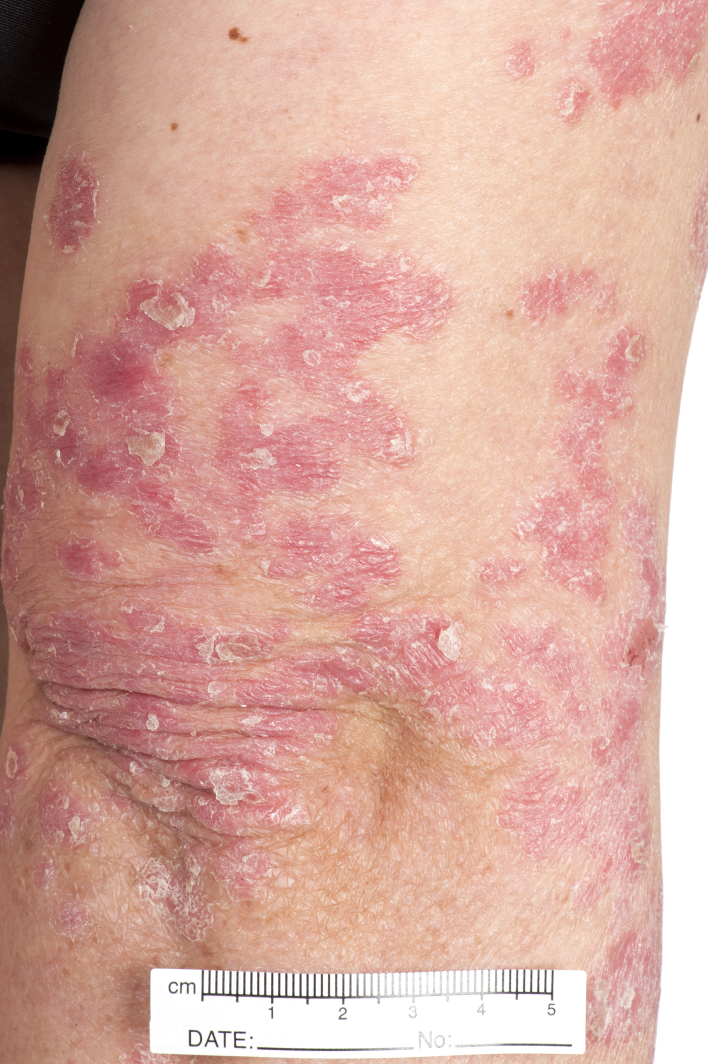
#> input picture sample_images/img_lesion.jpg, 2832 x 4256 px (shown at 1/4 size)
$ python superpixel_segmentation.py   (older library calls are emulated)
#> lines starting #> are read from the running program, lines starting #| are printed output that depends on the picture; after the words box and inside, x2 and y2 are one past the last pixel; in counts of white or black regions, pixels touching at a corner belong together
### lesion_segmentation/segmentation_slic.py
'''
Author: Dr Yasmeen George
Email: yasmeen.mourice@gmail.com
Date: 24 May 2023
'''
import matplotlib
matplotlib.use('agg')
import matplotlib.pyplot as plt
from skimage.measure import regionprops
from skimage.segmentation import slic
from skimage.segmentation import mark_boundaries
from skimage.util import img_as_float
from skimage import io
from PIL import Image
import argparse
from skimage.io import imread
from scipy.stats import entropy as ent
import numpy as np
from skimage.measure import shannon_entropy

import os
import time
from skimage import filters

def entropy(signal):
    '''
    function returns entropy of a signal
    signal must be a 1-D numpy array
    '''
    lensig=signal.size
    symset=list(set(signal))

    numsym=len(symset)
    propab=[np.size(signal[signal==i])/(1.0*lensig) for i in symset]
    ent=np.sum([p*np.log2(1.0/p) for p in propab])
    return ent

def matrix_entropy_rows(matrix):
    entropy_vec = np.zeros(matrix.shape[0], np.float32)

    for i in range(matrix.shape[0]):
        entropy_vec[i] = entropy(matrix[i,:])

    return entropy_vec

# [16 lines left out: functions load_test_data, create_full_paths, not called in this run]
def get_segments_features(segments , image, gt, smooth_flag=False,sig_filt=10):


    if smooth_flag == True:
        image = filters.gaussian(image, sigma=sig_filt,multichannel=True)
        #props = regionprops(segments)
    gt = gt.astype(np.float32)/255

    num_segments = segments.max() + 1
    num_features = 5 # min,max,avg,var,entropy
    num_channels = 12 # R G B Y Cb Cr H S V L A B

    features_mat = np.zeros((num_segments,num_channels*num_features),np.float32)
    labels = np.zeros(num_segments,np.float32)


    sample_segment = np.zeros(segments.shape).astype(bool)

    I=Image.fromarray(np.asarray(image*255 , np.uint8))

    ycbcr = img_as_float(np.asarray(I.convert('YCbCr')))
    hsv = img_as_float(np.asarray(I.convert('HSV')))
    from skimage import color
    lab = color.rgb2lab(I)


    R = image[:,:,0]
    G = image[:,:,1]
    B = image[:,:,2]
    y=ycbcr[:,:,0]
    cb = ycbcr[:,:,1]
    cr = ycbcr[:,:,2]
    h = hsv[:,:,0]
    s = hsv[:,:,1]
    v= hsv[:,:,2]
    l = lab[:,:,0]
    a= lab[:,:,1]
    b=lab[:,:,2]


    for i in range(num_segments):
        sample_segment[:,:] = 0
        tmp = np.where(segments == i)
        y_ind = tmp[0]
        x_ind = tmp[1]

        sample_segment[y_ind,x_ind]=1
        if np.sum(sample_segment) == 0:
            continue
        '''
        plt.imsave(str(i)+'.png', sample_segment,cmap = plt.cm.gray)
        sample_segment[:,:] = 0
        '''

        r_vals = R[sample_segment]
        g_vals = G[sample_segment]
        b_vals = B[sample_segment]

        segment_pixels = [r_vals]
        segment_pixels = np.append(segment_pixels, [g_vals],axis=0)
        segment_pixels = np.append(segment_pixels, [b_vals],axis=0)

        # [4 lines of commented-out code are left out]

        segment_pixels = np.append(segment_pixels, [y[sample_segment]],axis=0)
        segment_pixels = np.append(segment_pixels, [cb[sample_segment]],axis=0)
        segment_pixels = np.append(segment_pixels, [cr[sample_segment]],axis=0)


        segment_pixels = np.append(segment_pixels, [h[sample_segment]],axis=0)
        segment_pixels = np.append(segment_pixels, [s[sample_segment]],axis=0)
        segment_pixels = np.append(segment_pixels, [v[sample_segment]],axis=0)

        segment_pixels = np.append(segment_pixels, [l[sample_segment]],axis=0)
        segment_pixels = np.append(segment_pixels, [a[sample_segment]],axis=0)
        segment_pixels = np.append(segment_pixels, [b[sample_segment]],axis=0)
        #print segment_pixels.shape , np.min(segment_pixels,axis=1) , np.max(segment_pixels,axis=1)
        # segment_pixels 12 x n (n is the num pixel in segment)
        segment_pixels = np.asarray(segment_pixels)
        tmp = np.asarray([np.min(segment_pixels,axis=1), np.max(segment_pixels,axis=1), np.mean(segment_pixels,axis=1) ,np.var(segment_pixels,axis=1)]).flatten()
        #print(i, segment_pixels.shape, tmp.shape)
        ent_vec = matrix_entropy_rows(segment_pixels)

        features_mat[i,:]  = np.append(tmp, ent_vec)


        labels[i]= np.mean(gt[sample_segment])

        sample_segment[:,:] = 0
    return features_mat,labels

# [45 lines left out: function main, not called in this run]
        # [12 lines of commented-out code are left out]

### lesion_segmentation/py_img_seg_eval/eval_segm.py
#!/usr/bin/python

'''
Martin Kersner, m.kersner@gmail.com
2015/11/30

Evaluation metrics for image segmentation inspired by
paper Fully Convolutional Networks for Semantic Segmentation.
'''

import numpy as np

def pixel_accuracy(eval_segm, gt_segm):
    '''
    sum_i(n_ii) / sum_i(t_i)
    '''

    check_size(eval_segm, gt_segm)

    cl, n_cl = extract_classes(gt_segm)
    eval_mask, gt_mask = extract_both_masks(eval_segm, gt_segm, cl, n_cl)

    sum_n_ii = 0
    sum_t_i  = 0

    for i, c in enumerate(cl):
        curr_eval_mask = eval_mask[i, :, :]
        curr_gt_mask = gt_mask[i, :, :]

        sum_n_ii += np.sum(np.logical_and(curr_eval_mask, curr_gt_mask))
        sum_t_i  += np.sum(curr_gt_mask)

    if (sum_t_i == 0):
        pixel_accuracy_ = 0
    else:
        pixel_accuracy_ = sum_n_ii / sum_t_i

    return pixel_accuracy_

def mean_accuracy(eval_segm, gt_segm):
    '''
    (1/n_cl) sum_i(n_ii/t_i)
    '''

    check_size(eval_segm, gt_segm)

    cl, n_cl = extract_classes(gt_segm)
    eval_mask, gt_mask = extract_both_masks(eval_segm, gt_segm, cl, n_cl)

    accuracy = list([0]) * n_cl

    for i, c in enumerate(cl):
        curr_eval_mask = eval_mask[i, :, :]
        curr_gt_mask = gt_mask[i, :, :]

        n_ii = np.sum(np.logical_and(curr_eval_mask, curr_gt_mask))
        t_i  = np.sum(curr_gt_mask)

        if (t_i != 0):
            accuracy[i] = n_ii / t_i

    mean_accuracy_ = np.mean(accuracy)
    return mean_accuracy_

def mean_IU(eval_segm, gt_segm):
    '''
    (1/n_cl) * sum_i(n_ii / (t_i + sum_j(n_ji) - n_ii))
    '''

    check_size(eval_segm, gt_segm)

    cl, n_cl   = union_classes(eval_segm, gt_segm)
    _, n_cl_gt = extract_classes(gt_segm)
    eval_mask, gt_mask = extract_both_masks(eval_segm, gt_segm, cl, n_cl)

    IU = list([0]) * n_cl

    for i, c in enumerate(cl):
        curr_eval_mask = eval_mask[i, :, :]
        curr_gt_mask = gt_mask[i, :, :]

        if (np.sum(curr_eval_mask) == 0) or (np.sum(curr_gt_mask) == 0):
            continue

        n_ii = np.sum(np.logical_and(curr_eval_mask, curr_gt_mask))
        t_i  = np.sum(curr_gt_mask)
        n_ij = np.sum(curr_eval_mask)

        IU[i] = n_ii / (t_i + n_ij - n_ii)

    mean_IU_ = np.sum(IU) / n_cl_gt
    return mean_IU_

def frequency_weighted_IU(eval_segm, gt_segm):
    '''
    sum_k(t_k)^(-1) * sum_i((t_i*n_ii)/(t_i + sum_j(n_ji) - n_ii))
    '''

    check_size(eval_segm, gt_segm)

    cl, n_cl = union_classes(eval_segm, gt_segm)
    eval_mask, gt_mask = extract_both_masks(eval_segm, gt_segm, cl, n_cl)

    frequency_weighted_IU_ = list([0]) * n_cl

    for i, c in enumerate(cl):
        curr_eval_mask = eval_mask[i, :, :]
        curr_gt_mask = gt_mask[i, :, :]

        if (np.sum(curr_eval_mask) == 0) or (np.sum(curr_gt_mask) == 0):
            continue

        n_ii = np.sum(np.logical_and(curr_eval_mask, curr_gt_mask))
        t_i  = np.sum(curr_gt_mask)
        n_ij = np.sum(curr_eval_mask)

        frequency_weighted_IU_[i] = (t_i * n_ii) / (t_i + n_ij - n_ii)

    sum_k_t_k = get_pixel_area(eval_segm)

    frequency_weighted_IU_ = np.sum(frequency_weighted_IU_) / sum_k_t_k
    return frequency_weighted_IU_

'''
Auxiliary functions used during evaluation.
'''
def get_pixel_area(segm):
    return segm.shape[0] * segm.shape[1]

def extract_both_masks(eval_segm, gt_segm, cl, n_cl):
    eval_mask = extract_masks(eval_segm, cl, n_cl)
    gt_mask   = extract_masks(gt_segm, cl, n_cl)

    return eval_mask, gt_mask

def extract_classes(segm):
    cl = np.unique(segm)
    n_cl = len(cl)

    return cl, n_cl

def union_classes(eval_segm, gt_segm):
    eval_cl, _ = extract_classes(eval_segm)
    gt_cl, _   = extract_classes(gt_segm)

    cl = np.union1d(eval_cl, gt_cl)
    n_cl = len(cl)

    return cl, n_cl

def extract_masks(segm, cl, n_cl):
    h, w  = segm_size(segm)
    masks = np.zeros((n_cl, h, w))

    for i, c in enumerate(cl):
        masks[i, :, :] = segm == c

    return masks

def segm_size(segm):
    try:
        height = segm.shape[0]
        width  = segm.shape[1]
    except IndexError:
        raise

    return height, width

def check_size(eval_segm, gt_segm):
    h_e, w_e = segm_size(eval_segm)
    h_g, w_g = segm_size(gt_segm)

    if (h_e != h_g) or (w_e != w_g):
        raise EvalSegErr("DiffDim: Different dimensions of matrices!")

'''
Exceptions
'''
class EvalSegErr(Exception):
    def __init__(self, value):
        self.value = value

    def __str__(self):
        return repr(self.value)

### lesion_segmentation/superpixel_segmentation.py
'''
Author: Dr Yasmeen George
Email: yasmeen.mourice@gmail.com
Date: 24 May 2023
'''
import matplotlib.pyplot as plt
from sklearn.metrics import jaccard_score
from sklearn import linear_model
from sklearn import tree
import segmentation_slic as helper
from skimage.segmentation import slic
from skimage.util import img_as_float
from skimage.io import imread
from PIL import Image
from skimage.segmentation import mark_boundaries
import csv
from py_img_seg_eval.eval_segm import *
from scipy.ndimage import binary_erosion
import time
import imageio.v3 as iio
from sklearn.feature_selection import mutual_info_classif
from sklearn.feature_selection import f_classif

import warnings
warnings.filterwarnings("ignore")


# [68 lines left out: functions read_csv_file, read_superpixels_features, lin_regression, tree_regression, tree_classifier, not called in this run]

def cluster_kmeans(SuperPixel_X_train):
    from sklearn.cluster import KMeans
    kmeans = KMeans(n_clusters=2, random_state=0).fit(SuperPixel_X_train)
    #kmeans.labels_
    #kmeans.cluster_centers_

    return kmeans
def remove_background_segments(features_mat,labels, segments):
    indices = []
    num_segments = segments.max()+1
    new_segments =  np.ones(segments.shape, np.int32) * (num_segments+1)
    for i in range (num_segments):
        #print(i, features_mat[i, 0] ,features_mat[i, 1] ,features_mat[i, 2])
        if features_mat[i,0] > 0.1 and features_mat[i,1] > 0.1 and features_mat[i,2] > 0.1:
            indices.append(i)
            tmp = np.where(segments == i)
            y_ind = tmp[0]
            x_ind = tmp[1]
            new_segments[y_ind,x_ind]= i
    indices = np.asarray(indices,np.int32)
    return features_mat[indices,:],labels[indices] ,new_segments, indices

def segment_image(img ,gt,numSegments):

    image = img_as_float(img)

    start = time.time()
    all_segments = slic(image, n_segments = numSegments, sigma = 5)
    end = time.time()
    slic_time = end - start #####################################################################

    features_mat,labels = helper.get_segments_features(all_segments , image, gt,smooth_flag=False,sig_filt=3)#####################


    #print features_mat.shape
    start = time.time()
    features_mat,labels ,segments, indices = remove_background_segments(features_mat,labels, all_segments)
    end = time.time()
    suppre_time = end - start #####################################################################


    rgb_ind = [0,1,2,12,13,14,24,25,26,36,37,38,48,49,50]
    ycbcr_ind = [3,4,5,15,16,17,27,28,29,39,40,41,51,52,53]
    hsv_ind =[6,7,8,18,19,20,30,31,32,42,43,44,54,55,56]
    lab_ind = [9,10,11,21,22,23,33,34,35,45,46,47,57,58,59]
    ab_ind = [10,11,22,23,34,35,46,47,58,59]
    a_mean_ind = 4
    X_test = features_mat[:,ab_ind]


    #a_mean_ind = 34
    #X_test = features_mat[:,:]

    y_test = labels
    #print y_test.shape , y_test.dtype	,y_test.min(),y_test.max()
    y_test = np.asarray(y_test.T,np.int32)


    mi_vector = mutual_info_classif(X_test,y_test,discrete_features=True)
    #mi_vector = np.asarray(mi_vector , np.float32)

    f_vector = f_classif(X_test,y_test)
    #f_vector = np.asarray(f_vector,np.float32)

    start = time.time()
    clf = cluster_kmeans(X_test)

    y_predict = clf.predict(X_test)
    end = time.time()
    kmeans_time = end - start #####################################################################

    centers= clf.cluster_centers_

    #print("Mean squared error: %.2f"   % np.mean((y_predict - y_test) ** 2))

    num_segments = segments.max()+1
    segment_res = np.zeros(segments.shape,np.float32)
    binary_seg = np.zeros(segments.shape,np.float32)
    score_img = np.zeros(segments.shape,np.float32)
    ind = 0
    for i in indices:
        tmp = np.where(segments == i)
        y_ind = tmp[0]
        x_ind = tmp[1]

        segment_res[y_ind,x_ind]=y_predict[ind]+1
        if centers[0][a_mean_ind] > centers[1][a_mean_ind]:  # define lesion class based on a values of computed centers
            binary_seg[y_ind,x_ind]=1-y_predict[ind]
        else:
            binary_seg[y_ind,x_ind]=y_predict[ind]

        score_img[y_ind,x_ind] = labels[ind]
        ind = ind+1

    super_pixels_image= mark_boundaries(image, all_segments,(0,0,1))
    super_pixels_filtered_image= mark_boundaries(image, segments,(0,0,1))
    gray_segmented_image = np.asarray((segment_res*255)/segment_res.max() , np.uint8)
    score_img = np.asarray(score_img*255 , np.uint8)

    pa = pixel_accuracy(binary_seg, gt)
    ma = mean_accuracy(binary_seg, gt)
    m_IU = mean_IU(binary_seg, gt)
    fw_IU = frequency_weighted_IU(binary_seg, gt)
    #stats_vector = (mi_vector, f_vector[1],image.shape[0], image.shape[1],pa,ma,m_IU,fw_IU)

    stats_vector = []
    for x in mi_vector:
        stats_vector.append(x)
    for x in f_vector[1]:
        #print x
        stats_vector.append(x)
    for x in [segment_res.shape[0], segment_res.shape[1],numSegments,pa,ma,m_IU,fw_IU]:
        stats_vector.append(x)

    stats_vector = np.asarray(stats_vector,np.float32)


    binary_seg = img_as_float(binary_seg)
    gt1 = binary_seg - binary_erosion(binary_seg,structure=np.ones((5,5)))
    tmp = np.where(gt1 == 1)
    y_ind = tmp[0]
    x_ind = tmp[1]
    rgb_segmentedimage = image.copy()
    rgb_segmentedimage[y_ind,x_ind,:] = (0,0,1)
    vis_results= [super_pixels_image ,super_pixels_filtered_image, score_img,binary_seg,gray_segmented_image,rgb_segmentedimage]

    return vis_results, stats_vector, np.asarray(binary_seg,np.int32),[slic_time,suppre_time,kmeans_time]


# [126 lines left out: function run_batch, not called in this run]

def run(im_path, mask_path,  save_path, imname ):


#> called with im_path = '../sample_images/img_lesion.jpg', mask_path = '../sample_images/img_lesion_mask.jpg', save_path = '../sample_results/lesion/', imname = 'img_lesion'
    img = imread(im_path)
#> img is the input picture: shape (4256, 2832, 3); mean R, G, B 213.7, 168.1, 156.7
    gt = imread(mask_path)
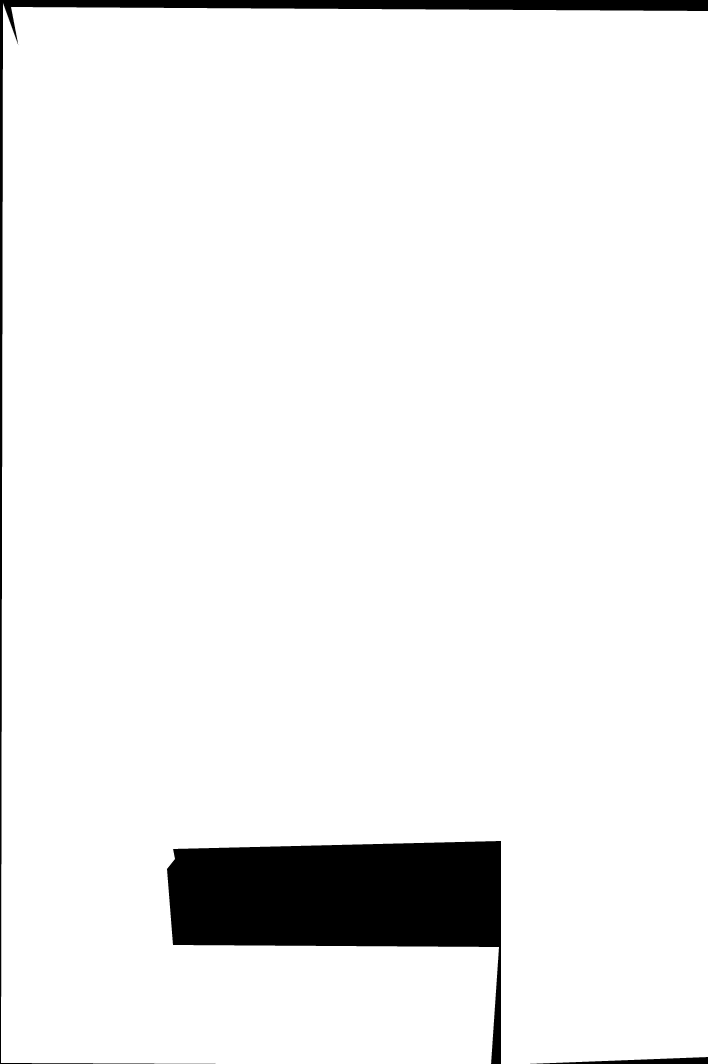
#> input picture sample_images/img_lesion_mask.jpg, 2832 x 4256 px (shown at 1/4 size)
#> gt is the input picture: shape (4256, 2832); min 0, max 255, mean 240.3

    resize = True
    if len(gt.shape) > 2:
        gt = gt[:,:,0]

    if gt.shape[0] != img.shape[0]:
        gt = np.array(Image.fromarray(gt).resize((img.shape[1], img.shape[0]))).astype(np.float64)
    if resize:
        d_h = 640
        ratio = d_h / float(img.shape[0])
        d_w = int(ratio*img.shape[1])
        gt = np.array(Image.fromarray(gt).resize((d_w, d_h)))
#> gt: shape (640, 425)
        img = np.array(Image.fromarray(img).resize((d_w, d_h)))
#> img: shape (640, 425, 3)

    gt[gt > 0] = 255
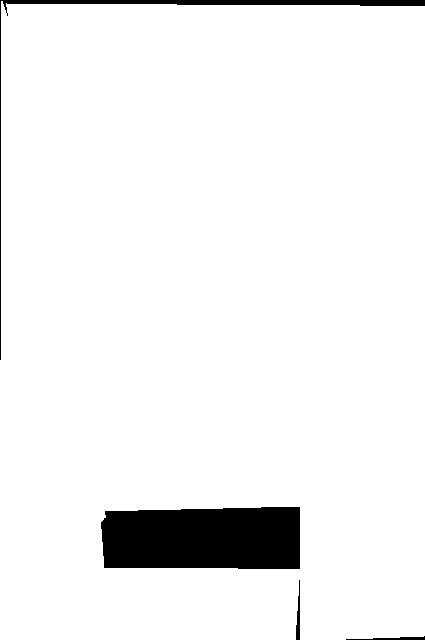
#> gt: shape (640, 425); 94.7% white; 4 black regions, box (x1, y1, x2, y2) and area: (101, 507, 300, 569) 11685, (0, 0, 425, 360) 2380, (346, 636, 425, 640) 157, (296, 580, 300, 640) 148

    fused_image = np.zeros(gt.shape,np.float32)
    tt = 0
    save_figs=False
    count = 1
    for S in [40,30,25,20,15]:
        S2 = S * S
        N = img.shape[0] * img.shape[1]
        num_seg = int(N / S2)
        vis_results,accuracy_vec,binary_seg,time_exec = segment_image(img ,gt,num_seg)

        pa,j_index , dc = Similarity_Metrics(binary_seg, gt)
        #print ( S ,  pa*100 , j_index , dc)

        tt= tt+4

        if save_figs == True:
            for Img in vis_results:
                if len(Img.shape)<3:
                    plt.imsave(save_path + imname + '_'+str(count)+'.jpg',Img,cmap = plt.cm.gray)
                else:
                    plt.imsave(save_path + imname +'_'+str(count)+'.jpg',Img)
        count = count +1

        fused_image = fused_image + binary_seg
#> this loop made 5 passes
#> (pa, ma in segment_image, m_IU in segment_image) on passes 1 to 4: (0.502, 0.403, 0.0394), (0.485, 0.394, 0.0374), (0.481, 0.381, 0.036), (0.468, 0.405, 0.0372)
#> pass 1, in segment_image, `all_segments = slic(image, n_segments = numSegments, sigma = 5)`:
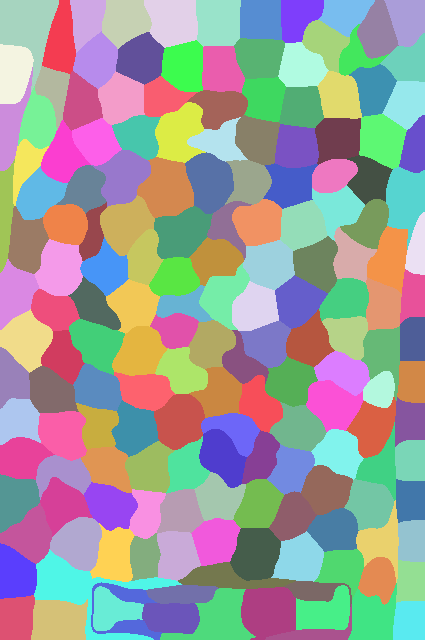
#> all_segments: shape (640, 425) int64; 171 distinct labels, from 1 to 171; one colour per label, 0 black
#> after the loop:
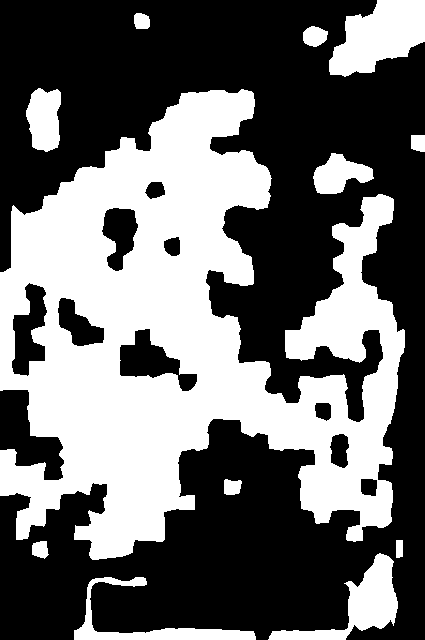
#> binary_seg: shape (640, 425) int32; values 0 (black) and 1 (white), 41.8% white; 12 white regions, largest, box (x1, y1, x2, y2) and area: (0, 89, 405, 560) 98275, (329, 0, 425, 77) 4842, (268, 553, 398, 640) 3516
#> after the loop:
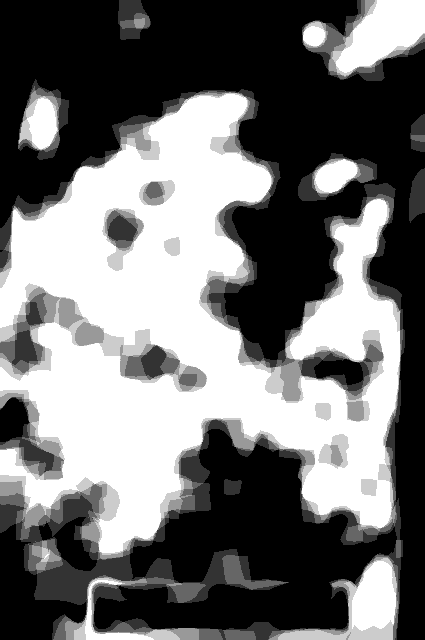
#> fused_image: shape (640, 425) float64; min 0, max 5, mean 2.23; drawn with min black and max white

    if save_figs == True:
        plt.imsave(save_path + imname+ '_'+str(count)+'.jpg',img)
        count = count +1
        plt.imsave(save_path + imname + '_'+str(count)+'.jpg',gt,cmap = plt.cm.gray)
        count = count+1
        plt.imsave(save_path + imname + '_'+str(count)+'.jpg',np.asarray((fused_image*255)/fused_image.max()),cmap = plt.cm.gray)


    maj_fused_image = fused_image >2
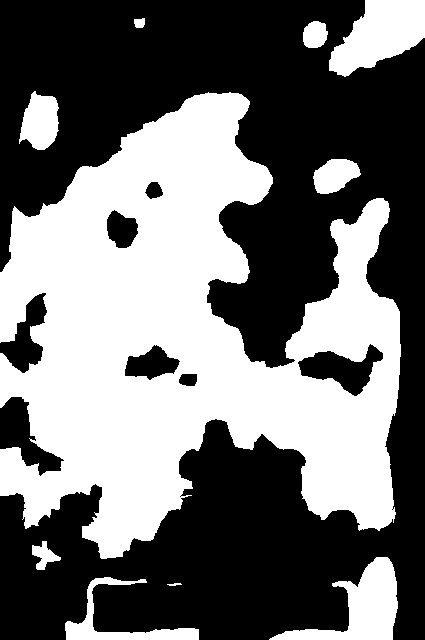
#> maj_fused_image: shape (640, 425) bool; 43.9% white; 10 white regions, largest, box (x1, y1, x2, y2) and area: (0, 92, 401, 559) 104538, (329, 0, 425, 77) 4625, (269, 557, 398, 640) 4206
    pa,j_index , dc = Similarity_Metrics(maj_fused_image, gt)
#> in Similarity_Metrics (call 6), `union_image = np.logical_or(img1,img2)`:
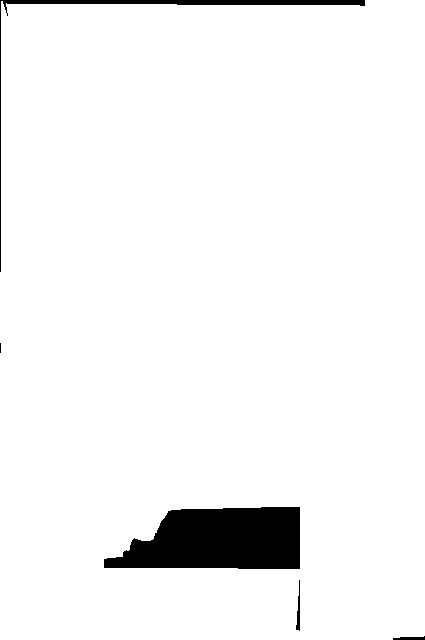
#> union_image: shape (640, 425) bool; 95.7% white; 5 black regions (1 under 20 px), largest, box (x1, y1, x2, y2) and area: (104, 507, 300, 569) 9547, (0, 0, 365, 272) 1932, (296, 580, 300, 631) 109, (393, 636, 425, 640) 90
    #print ('fused: ', pa*100, j_index,dc)

    maj_fused_image = img_as_float(maj_fused_image)
    gt1 = maj_fused_image - binary_erosion(maj_fused_image,structure=np.ones((5,5)))
#> gt1: shape (640, 425) float64; values 0 (black) and 1 (white), 4.6% white in thin lines or dots
    tmp = np.where(gt1 == 1)
    y_ind = tmp[0]
    x_ind = tmp[1]
    final_segmented_image = img.copy()
    final_segmented_image[y_ind,x_ind,:] = (0,0,1)
#> final_segmented_image: shape (640, 425, 3); mean R, G, B 204, 160.6, 149.8
#> (the rest of the program and of its run is left out)
